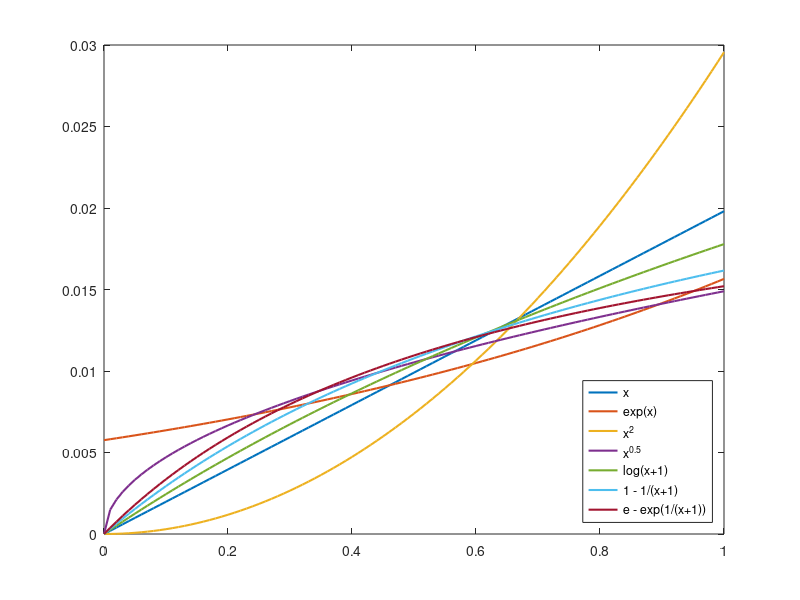

Source code (MATLAB):
% Zornitsa Kostadinova
% Aug 2015
% 8.5.0.197613 (R2015a)
function plot_weighting_functions()
% see minim_temporal()
v = 0:0.01:1;
fig_handle = 8;
try
    close(fig_handle);
end
figure(fig_handle);

l = v/norm(v,1);
ex = exp(v);                        ex = ex/norm(ex, 1);
sq = v.^2;                          sq = sq/norm(sq, 1);
sqr = v.^0.5;                       sqr = sqr/norm(sqr, 1);
lg = log(v+1);                      lg = lg/norm(lg, 1);
recip_sub = 1 - 1 ./ (v + 1);       recip_sub = recip_sub/norm(recip_sub, 1);
exr = exp(1) - exp(1 ./ (v + 1));   exr = exr/norm(exr, 1);

set(0, 'DefaultLineLineWidth', 1.5);
plot(v, l)
hold on;
plot(v, ex)
plot(v, sq)
plot(v, sqr)
plot(v, lg)
plot(v, recip_sub);
plot(v, exr)

legend('x', 'exp(x)', 'x^2', 'x^{0.5}', 'log(x+1)',...
    '1 - 1/(x+1)', 'e - exp(1/(x+1))', 'Location', 'southeast')
saveas(fig_handle, 'weighting_functions', 'png'); % or gcf instead of
% fig_handle
end
